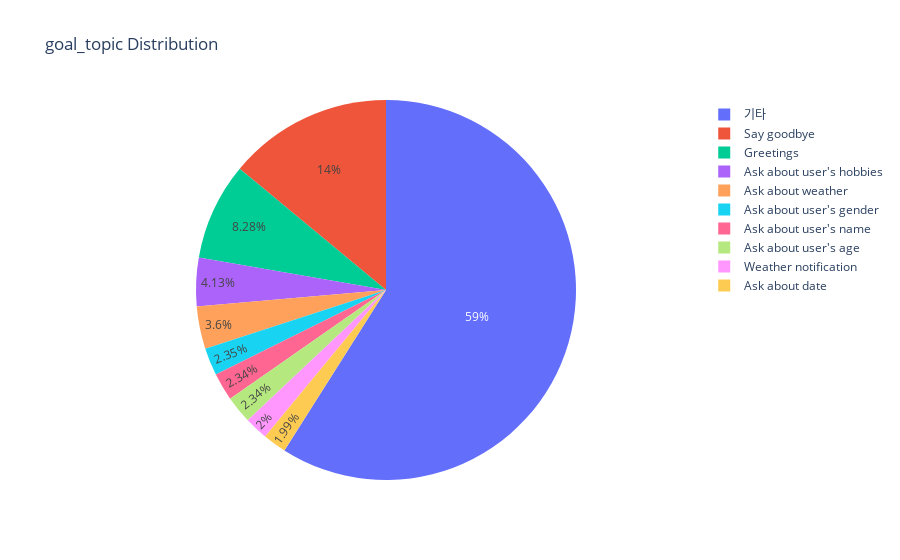

The code cell stored with this chart in its notebook:
### Code cell
draw_pie_chart('goal_topic')

### Figure 1 — Plotly figure (JSON) as saved in the notebook; plotly's stock layout.template omitted (floating-point values rounded to 4 significant figures)
{"data": [{"labels": ["Say goodbye", "Greetings", "Ask about user's hobbies", "Ask about weather", "Ask about user's gender", "Ask about user's name", "Ask about user's age", "Weather notification", "Ask about date", "기타"], "textinfo": "percent", "type": "pie", "values": [12003, 7104, 3543, 3090, 2018, 2012, 2010, 1713, 1709, 50618]}], "layout": {"title": {"text": "goal_topic Distribution"}}}
